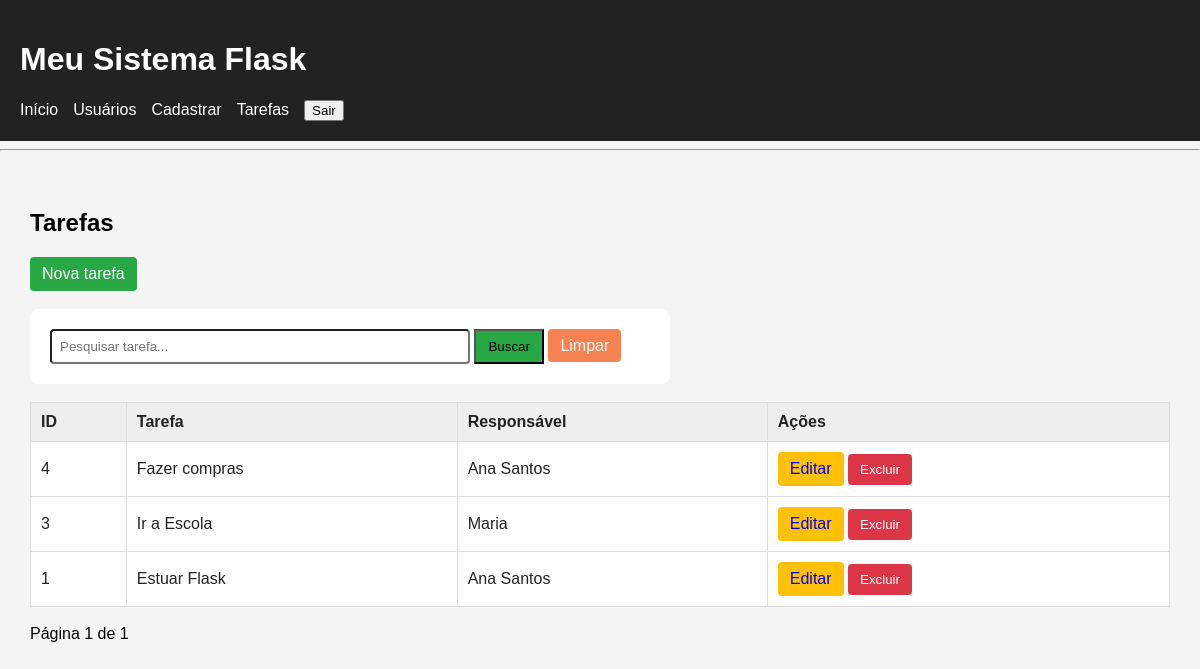
/tarefas (signed in), run on an earlier commit of the app's database.
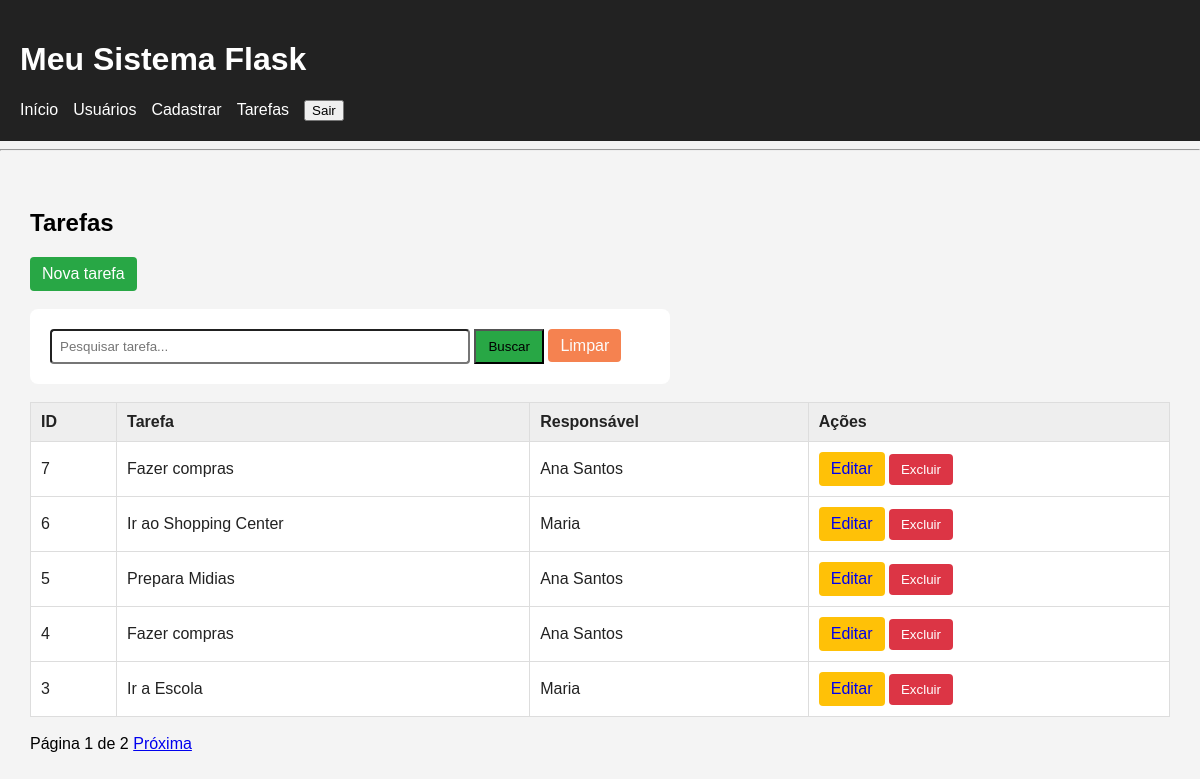
And on a later commit of the database.
### tables this page shows
CREATE TABLE tarefas (
                       id INTEGER PRIMARY KEY AUTOINCREMENT, 
                       titulo TEXT NOT NULL,
                       usuario_id INTEGER NOT NULL,
                       
                       FOREIGN KEY (usuario_id)
                       REFERENCES usuarios(id)
                   );

CREATE TABLE usuarios (
                       id  INTEGER PRIMARY KEY AUTOINCREMENT,
                       nome TEXT NOT NULL, 
                       email TEXT NOT NULL,
                       idade INTERGER,
                       cidade TEXT                       
                   );

### routes/tarefas.py (the view)
@tarefas_bp.route("/tarefas")
@login_required
def tarefas():
    busca = request.args.get(
        "busca",
        ""
    ).strip()
    pagina = request.args.get(
        "pagina",
        1,
        type=int
    )
    if pagina < 1:
        pagina = 1
    por_pagina = 5
    offset = (
        pagina - 1
    ) * por_pagina
    if busca:
        total = contar_tarefas_busca(
            busca
        )
        lista = buscar_tarefas_paginadas(
            busca,
            por_pagina,
            offset
        )
    else:
        total = contar_tarefas()
        lista = listar_tarefas_paginadas(
            por_pagina,
            offset
        )
    total_paginas = math.ceil(
        total / por_pagina
    )
    return render_template(
        "tarefas.html",
        tarefas=lista,
        busca=busca,
        pagina=pagina,
        total_paginas=total_paginas
    )

### auth_utils.py (called while the page is built, shortened)
def login_required(funcao):
    @wraps(funcao)
    def verificar_login(*args, **kwargs):
        return funcao(*args, **kwargs)
    return verificar_login

### banco.py (called while the page is built)
def conectar():
    conexao = sqlite3.connect("banco.db")
    conexao.row_factory = sqlite3.Row
    conexao.execute(
        "PRAGMA foreign_keys = ON"
    )
    return conexao

def listar_tarefas_paginadas(limite, offset):
    conexao = conectar()
    cursor = conexao.cursor()
    cursor.execute("""
                   SELECT
                        tarefas.id,
                        tarefas.titulo,
                        tarefas.usuario_id,
                        usuarios.nome AS usuario_nome
                    FROM tarefas

                    JOIN usuarios
                        ON tarefas.usuario_id = usuarios.id

                    ORDER BY tarefas.id DESC

                    LIMIT ?
                    OFFSET ?
                   """, (limite, offset))
    tarefas = cursor.fetchall()
    conexao.close()
    return tarefas

def contar_tarefas():
    conexao = conectar()
    cursor = conexao.cursor()
    cursor.execute("""
                   SELECT COUNT(*)
                   FROM tarefas
                   """)
    total = cursor.fetchone()[0]
    conexao.close()
    return total

### templates/tarefas.html (shortened to what this page needs)
{% extends "base.html" %}
{% block conteudo %}
<h2>Tarefas</h2>
<a href="{{ url_for('tarefas.cadastrar') }}" class="botao botao-novo">
    Nova tarefa
</a>
<br><br>
<form class="form-search" method="GET">
    <input type="text" name="busca" placeholder="Pesquisar tarefa..." value="{{busca}}">
    <button type="submit">Buscar</button>
    <a href="{{url_for('tarefas.tarefas')}}">Limpar</a>
</form>
<br>
<table class="tabela">
    <thead>
        <tr>
            <th>ID</th>
            <th>Tarefa</th>
            <th>Responsável</th>
            <th>Ações</th>
        </tr>
    </thead>
    <tbody>
        {% if tarefas %}
        {% for tarefa in tarefas %}
        <tr>
            <td>{{ tarefa.id }}</td>
            <td>
                {{ tarefa.titulo }}
            </td>
            <td>
                {{ tarefa.usuario_nome }}
            </td>
            <td>
                <a href="{{ url_for('tarefas.editar', id=tarefa.id) }}" class="botao botao-editar">
                    Editar
                </a>
                <form action="{{ url_for('tarefas.excluir', id=tarefa.id) }}" method="POST" class="form-excluir"
                    onsubmit="return confirm('Deseja realmente excluir esta tarefa?')">
                    <button type="submit" class="botao botao-excluir">
                        Excluir
                    </button>
                </form>
            </td>
        </tr>
        {% endfor %}
        {% else %}
        <tr>
            <td colspan="4">Nenhuma tarefa encontrada</td>
        </tr>
        {% endif %}
    </tbody>
</table>
<br>
<div class="paginacao">
    <span>
        Página {{pagina}}
        de {{total_paginas}}
    </span>
    {% if pagina < total_paginas %}
        <a href="{{ url_for(
            'tarefas.tarefas',
            busca=busca,
            pagina=pagina + 1
        ) }}">
            Próxima
        </a>
    {% endif %}
</div>
{% endblock %}

### templates/base.html (shortened to what this page needs)
<!DOCTYPE html>
<html lang="pt-br">
<head>
    <link rel="stylesheet" href="{{url_for('static', filename='css/style.css')}}">
</head>
<body>
    <header>
        <h1>Meu Sistema Flask</h1>
        <nav>
            <a href="{{ url_for('inicio') }}">
                Início
            </a>
            {% if session.get("conta_id") %}
            <a href="{{ url_for('usuarios.usuarios') }}">
                Usuários
            </a>
            <a href="{{ url_for('usuarios.cadastro') }}">
                Cadastrar
            </a>
            <a href="{{ url_for('tarefas.tarefas') }}">
                Tarefas
            </a>
            <form action="{{ url_for('auth.logout') }}" method="POST" >
                <button type="submit" >
                    Sair
                </button>
            </form>
            {% endif %}
        </nav>
    </header>
    <hr>
    <main>
        {% block conteudo %}
        {% endblock %}
    </main>
</body>
</html>

### static/css/style.css (style rules this page uses)
body { font-family: Arial, sans-serif; margin: 0; background-color: #f4f4f4; }
header { background-color: #222; color: white; padding: 20px; }
main { padding: 30px; }
nav { display: flex; gap: 15px; align-items: center; }
nav a { color: white; text-decoration: none; }
nav form { margin: 0; }
.form-search { background-color: white; padding: 20px; border-radius: 8px; max-width: 600px; }
.form-search input { width: 400px; padding: 8px; border-radius: 4px; }
.form-search button { padding: 8px 12px; background-color: #28a745; }
.form-search a { text-decoration: none; color: #fcfbfa; background-color: #f58250; padding: 8px 12px; border-radius: 4px; }
.tabela { width: 100%; border-collapse: collapse; background-color: white; }
.tabela th, .tabela td { border: 1px solid #ddd; padding: 10px; text-align: left; color: #222; }
.tabela th { background-color: #eee; }
.botao { display: inline-block; padding: 8px 12px; text-decoration: none; border: none; border-radius: 4px; cursor: pointer; }
.botao-editar { background-color: #ffc107; }
.botao-excluir { background-color: #dc3545; color: white; }
.botao-novo { background-color: #28a745; color: white; }
.form-excluir { display: inline; }

What changed in the data, as far as the page shows it:
no longer on this page (row unchanged): tarefas: id "1", titulo "Estuar Flask", usuario_nome "Ana Santos"
added tarefas: id "7", titulo "Fazer compras", usuario_nome "Ana Santos"
added tarefas: id "6", titulo "Ir ao Shopping Center", usuario_nome "Maria"
added tarefas: id "5", titulo "Prepara Midias", usuario_nome "Ana Santos"
Also different on the page:
{{ total_paginas }}: "1" → "2"
text now shown: "Próxima"
